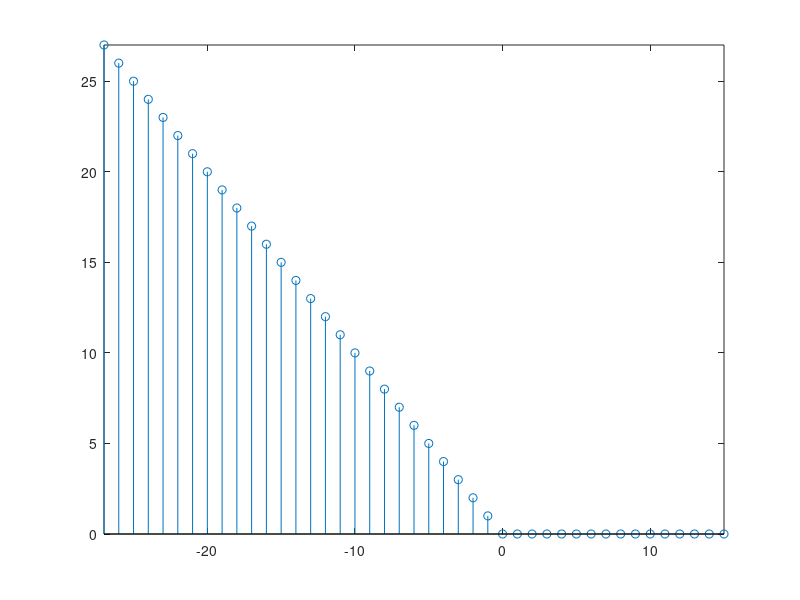

The MATLAB source for this figure:
%%
clc
clear all
close all

%%
f = @(n) n.*(n>=0);

%%
indx = -15:27;
sig = f(indx);

indxNew = -fliplr(indx);
sigFlp = fliplr(sig);

stem(indxNew, sigFlp), axis tight